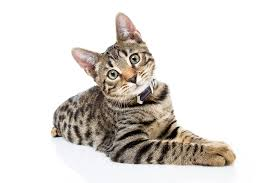
#> input picture lab06/img1.jpg, 275 x 183 px
$ python lab06zad02.py
#> lines starting #> are read from the running program, lines starting #| are printed output that depends on the picture
from PIL import Image
import numpy as np
import matplotlib.pyplot as plt


# Funkcja do konwersji obrazu na szarość używając średniej arytmetycznej
def convert_to_gray_mean(image):
    image_array = np.array(image)
    gray_image = np.round(np.mean(image_array, axis=2)).astype(np.uint8)
    return Image.fromarray(gray_image)


# Funkcja do konwersji obrazu na szarość używając wzorca percepcyjnego
def convert_to_gray_perceptual(image):
    image_array = np.array(image)
    gray_image = np.round(
        0.299 * image_array[:, :, 0] + 0.587 * image_array[:, :, 1] + 0.114 * image_array[:, :, 2]).astype(np.uint8)
    return Image.fromarray(gray_image)


image_paths = [
    'img1.jpg',
    'img4.jpg',
    'img3.jpg'
]

# Przetwarzamy i porównujemy wyniki
for i, img_path in enumerate(image_paths):
    img = Image.open(img_path)
#> img is the input picture: PIL image 275x183 RGB; mean R, G, B 224.4, 220.2, 216.2
    gray_mean = convert_to_gray_mean(img)
#> in convert_to_gray_mean, `gray_image = np.round(np.mean(image_array, axis=2)).astype(np.uint8)`:
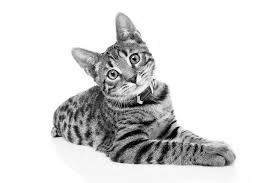
#> gray_image: shape (183, 275); min 1, max 255, mean 220.2
    gray_perceptual = convert_to_gray_perceptual(img)

    plt.figure(figsize=(15, 5))

    plt.subplot(1, 3, 1)
    plt.imshow(img)
    plt.title('Oryginalny obrazek')

    plt.subplot(1, 3, 2)
    plt.imshow(gray_mean, cmap='gray')
    plt.title('Średnia arytmetyczna')

    plt.subplot(1, 3, 3)
    plt.imshow(gray_perceptual, cmap='gray')
    plt.title('Wzorzec percepcyjny')

    plt.show()
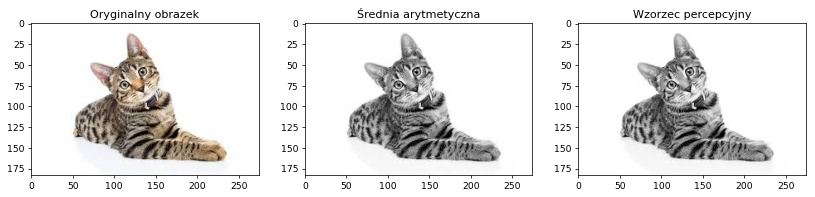
#> figure drawn by matplotlib, 3 panels
#> pass 2 of the loop `for i, img_path in enumerate(image_paths):`:
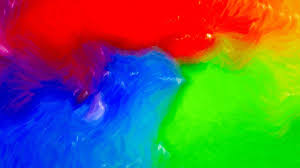
#> input picture lab06/img4.jpg, 300 x 168 px
#> img is the input picture: PIL image 300x168 RGB; mean R, G, B 101.2, 104, 82.3
#> in convert_to_gray_perceptual (call 2), `gray_image = np.round( 0.299 * image_array[:, :, 0] + 0.587 * image_ar..`:
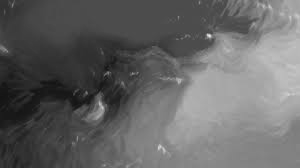
#> gray_image: shape (168, 300); min 19, max 237, mean 100.6
#> `plt.show()`:
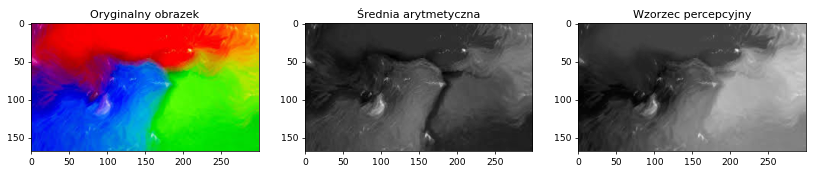
#> figure drawn by matplotlib, 3 panels
#> pass 3 of the loop `for i, img_path in enumerate(image_paths):`:
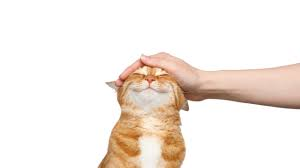
#> input picture lab06/img3.jpg, 300 x 168 px
#> img is the input picture: PIL image 300x168 RGB; mean R, G, B 244.6, 235.9, 229
#> in convert_to_gray_mean (call 3), `gray_image = np.round(np.mean(image_array, axis=2)).astype(np.uint8)`:
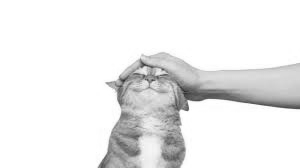
#> gray_image: shape (168, 300); min 41, max 255, mean 236.5
#> `plt.show()`:
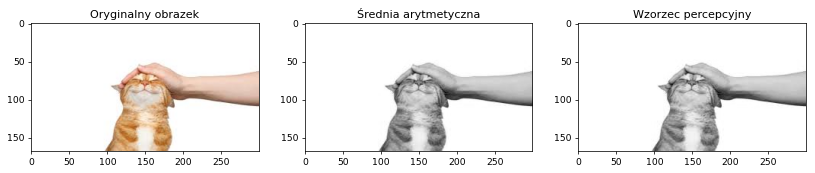
#> figure drawn by matplotlib, 3 panels
